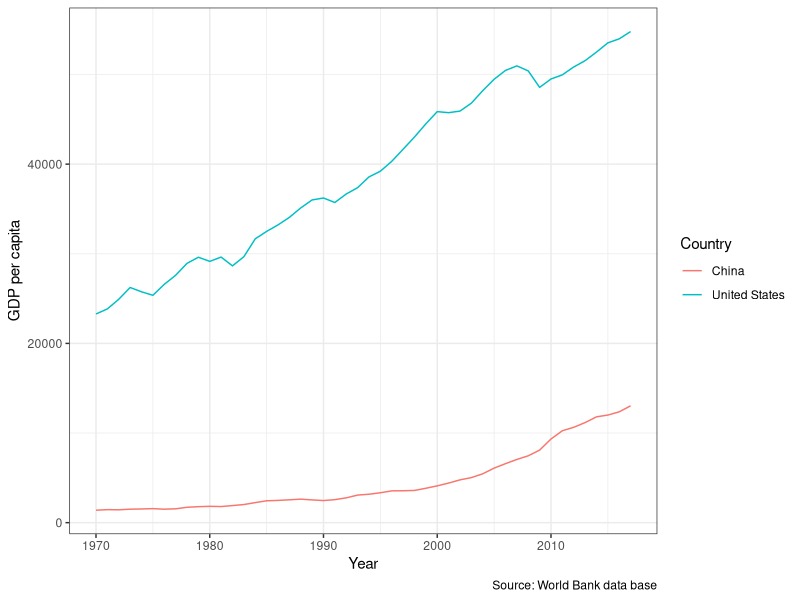
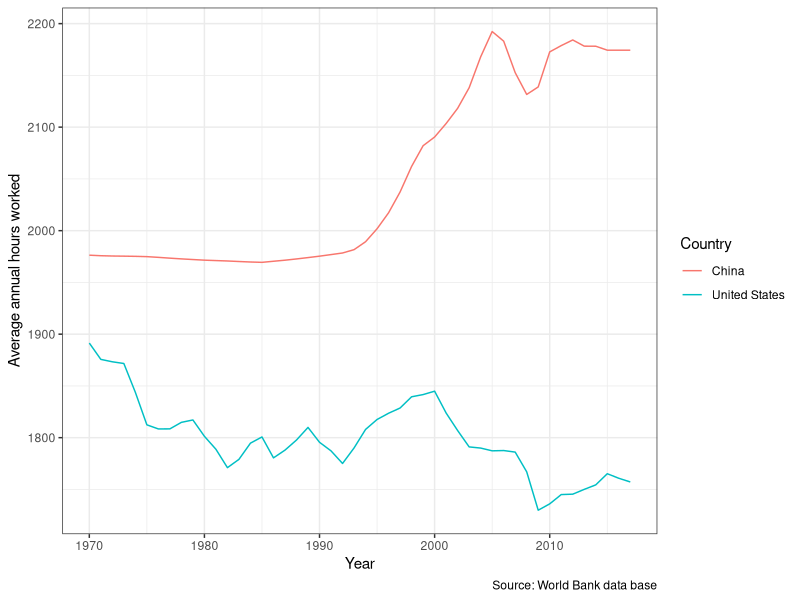
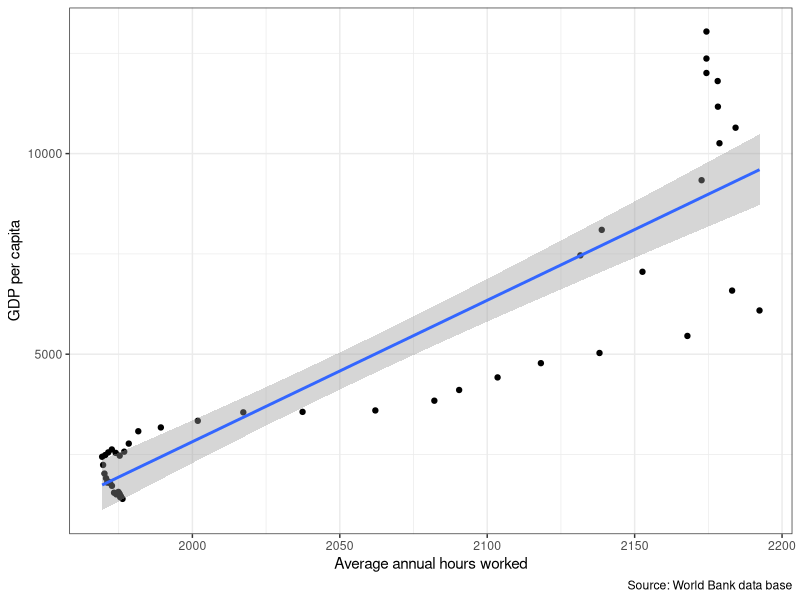
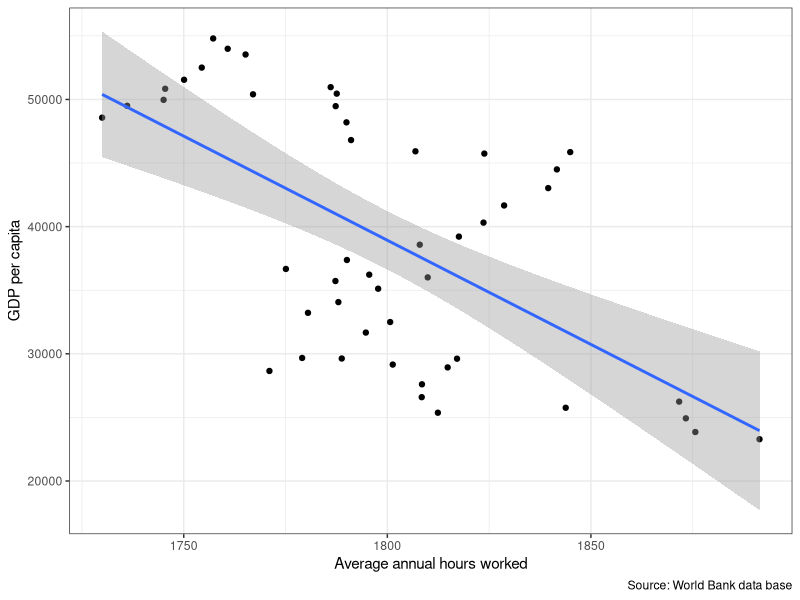
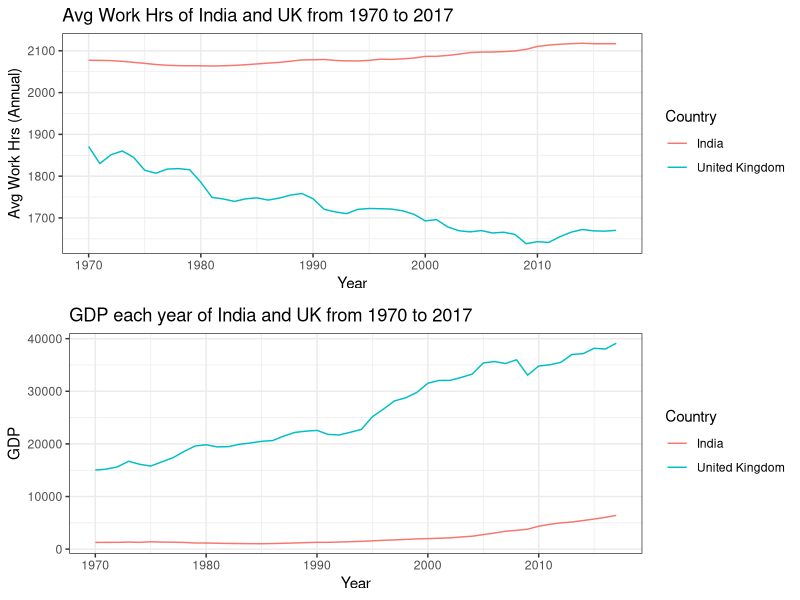
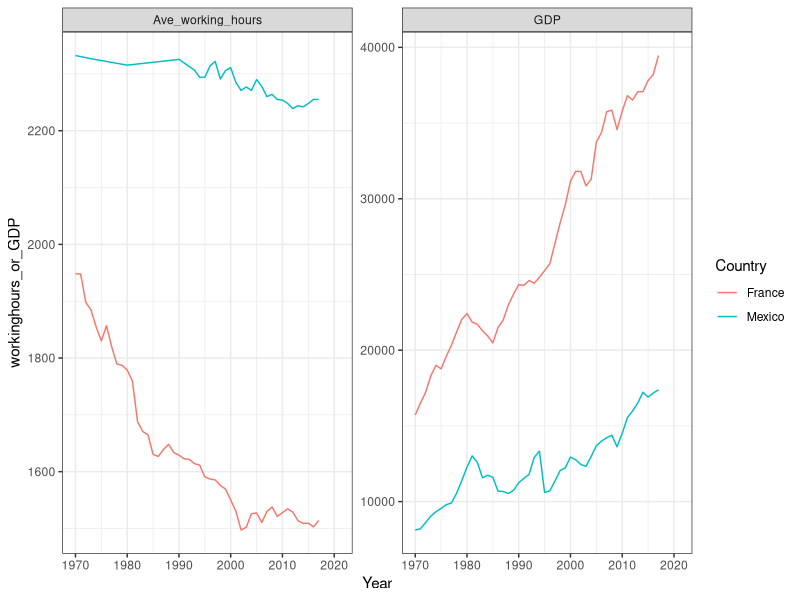
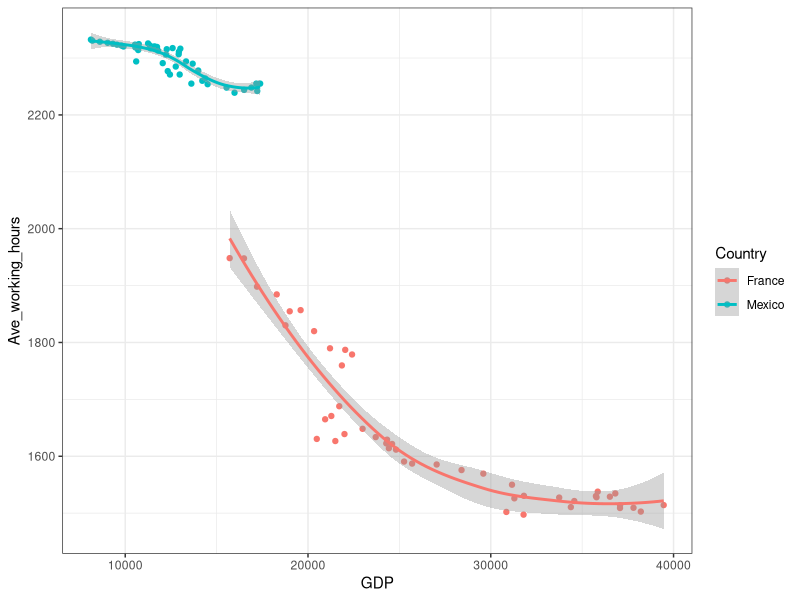
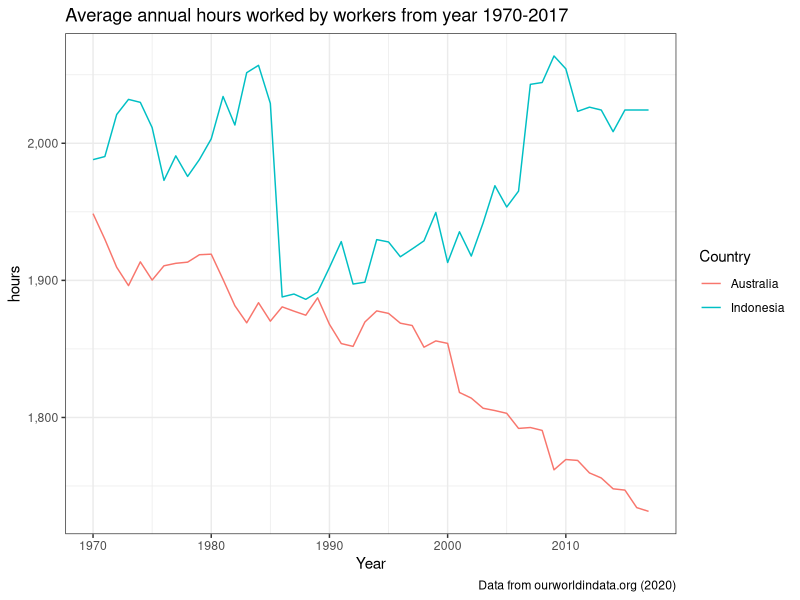

These charts were generated, in order, by the following R code:
## ---- chunk 1
# Libraries
library(tidyverse)
library(readr)
library(kableExtra)
library(bookdown)
library(scales)
## ---- chunk 2
#read the data set
Analysis_Data <- read_csv(here::here("Data/Assignment_data.csv"))
## ---- chunk 3
# filtering data from 1970 to 2017 for China and the United States
data <- Analysis_Data %>%
  filter(Entity %in% c("China","United States")) %>%
  filter(Year>=1970 & Year<=2017)
## ---- chunk 4
data <- data %>%
  rename(Average.annual.hours.worked=
        "Average annual hours worked by persons engaged (avh) (PWT 9.1 (2019))",
        GDP.per.capita="Output-side real GDP per capita (gdppc_o) (PWT 9.1 (2019))",
        Population="Population (historical estimates)",
        Country=Entity) 
 overall <- data %>%
    group_by(Country) %>%
    summarise_at(c("Average.annual.hours.worked","GDP.per.capita","Population"),
                 list(Minimum = ~min(.,na.rm=TRUE), 
                      Median = ~median(.,na.rm=TRUE), 
                      Mean = ~mean(.,na.rm=TRUE),
                      Maximum = ~max(.,na.rm=TRUE))) %>%
    pivot_longer(!Country, names_sep ="_",
                 names_to = c("Variable", ".value"))%>%
   mutate(Variable=ifelse(Variable=="Average.annual.hours.worked",
                          "Hours.worked",Variable))
## ---- chunk 5
knitr::kable(overall, digits = 2,
    caption = "Descriptive statistical analysis of China and the United States")
## ---- chunk 6
ggplot(data,mapping = aes(x = Year,y=GDP.per.capita,
                           color=Country,group=Country)) +
  geom_line() +
  labs(y ="GDP per capita", 
       caption = "Source: World Bank data base")+
    theme_bw()
## ---- chunk 7
ggplot(data,mapping = aes(x = Year,y=Average.annual.hours.worked,
                           color=Country,group=Country)) +
  geom_line() +
  labs(y ="Average annual hours worked", 
       caption = "Source: World Bank data base")+
    theme_bw()
## ---- chunk 8
data %>%
    filter(Country=="China")%>%
    ggplot(mapping = aes(x = Average.annual.hours.worked,
                          y=GDP.per.capita))+
    geom_point() + 
    stat_smooth(method=lm)+
  labs(x ="Average annual hours worked", 
       y ="GDP per capita", 
       caption = "Source: World Bank data base")+
    theme_bw()
## ---- chunk 9
data %>%
    filter(Country=="United States")%>%
    ggplot(mapping = aes(x = Average.annual.hours.worked,
                          y=GDP.per.capita))+
    geom_point() + 
    stat_smooth(method=lm)+
  labs(x ="Average annual hours worked", 
       y ="GDP per capita", 
       caption = "Source: World Bank data base")+
    theme_bw()
## ---- chunk 10
Ind_UK_Data <- Analysis_Data %>%
    filter(Entity %in% c("India", "United Kingdom"), Year >= 1970, Year <= 2017) %>%
    rename(Country = "Entity",
           Avg_Annual_Working_Hours = "Average annual hours worked by persons engaged (avh) (PWT 9.1 (2019))", 
           GDP = "Output-side real GDP per capita (gdppc_o) (PWT 9.1 (2019))", 
           Population = "Population (historical estimates)")

Avg_GDP_WH <- Ind_UK_Data %>%
    group_by(Country) %>%
    summarise(avg_GDP = mean(GDP), avg_working_hrs = mean(Avg_Annual_Working_Hours))

kable(Avg_GDP_WH, caption = "Average GDP and Working hours of India and United Kingdrom from 1970 to 2017", align = "c") %>%
    kable_classic_2(full_width = F) %>%
   kable_styling( position = "center",latex_options = "hold_position")
## ---- chunk 11
p1 <- ggplot(Ind_UK_Data, aes(x = Year, 
                        y = Avg_Annual_Working_Hours,
                        color = Country)) + geom_line() +
    ylab("Avg Work Hrs (Annual)") + labs(title = "Avg Work Hrs of India and UK from 1970 to 2017") + theme_bw()



p2 <- ggplot(Ind_UK_Data, aes(x = Year, 
                        y = GDP,
                        color = Country)) + geom_line() + 
    labs(title = "GDP each year of India and UK from 1970 to 2017") + theme_bw()


gridExtra::grid.arrange(p1,p2, nrow=2)

## ---- chunk 12
sec3_data <- Analysis_Data %>%
  filter(Entity %in% c("France", "Mexico"),
         Year >= 1970) %>%
  rename(Country = Entity,
         Ave_working_hours = 'Average annual hours worked by persons engaged (avh) (PWT 9.1 (2019))',
         GDP = 'Output-side real GDP per capita (gdppc_o) (PWT 9.1 (2019))',
         Population = 'Population (historical estimates)')
## ---- chunk 13
sec3_figure <- sec3_data %>%
  pivot_longer(cols = "Ave_working_hours":"GDP",
               names_to = "type",
               values_to = "workinghours_or_GDP") 

sec3_figure %>%
  ggplot(aes(x = Year,
             y = workinghours_or_GDP,
             color = Country)) +
  geom_line() +
  facet_wrap(~type, scales = "free_y")+
  theme_bw()
## ---- chunk 14
sec3_data %>%
  ggplot(aes(x = GDP,
           y = Ave_working_hours,
           color = Country)) +
  geom_point() +
  geom_smooth()+
  theme_bw()
## ---- chunk 15
sec3_table <- sec3_data %>%
  group_by(Country) %>%
  summarise(Working_hours = round(mean(Ave_working_hours, na.rm = TRUE),0),
            GDP = round(mean(GDP, na.rm = TRUE),0))
## ---- chunk 16
kable(sec3_table, booktabs = TRUE, caption = "The Comparation of Average Working Hours and GDP between France and Mexico")
## ---- chunk 17
au_idn <- Analysis_Data %>%
  rename(Country = "Entity", 
         awh = "Average annual hours worked by persons engaged (avh) (PWT 9.1 (2019))",
         gdp = "Output-side real GDP per capita (gdppc_o) (PWT 9.1 (2019))") %>%
  select(Country, Year, awh, gdp) %>%
  filter(Country %in% c("Australia", "Indonesia"), 
         Year >=1970 & Year <=2017)
## ---- chunk 18
au_idn %>% 
  ggplot(aes(x = Year, 
             y = awh, 
             color = Country)) +
  geom_line() +
    labs(x = "Year",
         y = "hours",
         title = "Average annual hours worked by workers from year 1970-2017",
         caption = "Data from ourworldindata.org (2020)") +
  scale_y_continuous(labels = label_number(big.mark = ",")) +
  theme_bw()
## ---- chunk 19
au_idn %>% 
  ggplot(aes(x = Year, 
             y = gdp, 
             color = Country)) +
  geom_line()+
    labs(x = "Year",
         y = "USD",
         title = "GDP per capita from year 1970-2017" ,
         caption = "Data from ourworldindata.org (2020)")+
  scale_y_continuous(labels = label_number(prefix="$", big.mark = ",")) +
  theme_bw()
## ---- chunk 20
au_idn %>% 
    group_by(Country) %>%
    summarise(avg_avh = mean(awh),
              avg_gdp = mean(gdp)) %>%
  kable(col.names = c("Country", 
                      "Average of the Average Annual Working Hours (hours)", 
                      "Average of GDP per capita (USD)"),
        caption = "The Comparation of Average Annual Working Hours and GDP between Australia and Indonesia",
        digits = 2,
        align = "lcr") %>%
  kable_styling(full_width = F, 
                bootstrap_options = c("striped", "hover", "condensed"), latex_options = "hold_position")
## ---- chunk 21
au_idn %>% 
  ggplot(aes(x = awh, 
             y = gdp, 
             color = Country)) +
  geom_point()+
  geom_smooth()+
    labs(x = "Average Annual Working Hours (hours)",
         y = "GDP per capita (USD)",
         title = "Average Annual Working Hours VS GDP per capita from year 1970-2017" ,
         caption = "Data from ourworldindata.org (2020)")+
  scale_y_continuous(labels = label_number(prefix="$", big.mark = ",")) +
  scale_x_continuous(labels = label_number(big.mark = ",")) +
  theme_bw()
